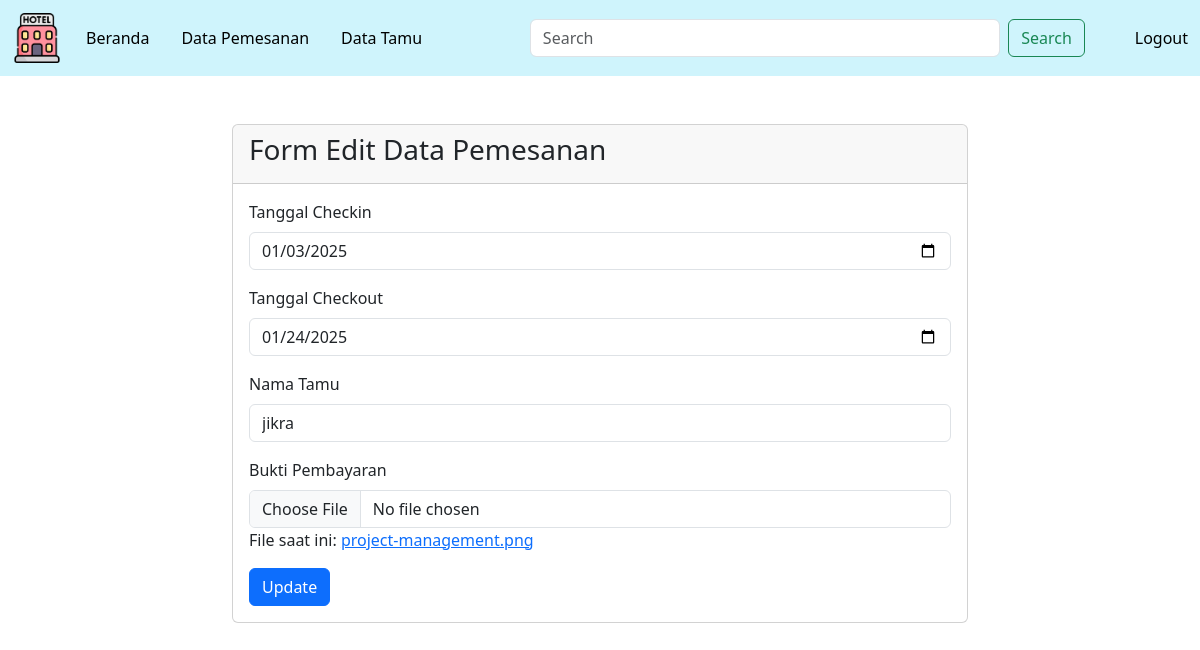
The page /pemesanan/edit.php?id_pemesanan=27 on the database its author committed.
### tables this page shows
CREATE TABLE `pemesanan` (
  `id_pemesanan` int(12) NOT NULL,
  `tanggal_checkin` date NOT NULL,
  `tanggal_checkout` date NOT NULL,
  `id_tamu` int(12) NOT NULL,
  `bukti_pembayaran` varchar(255) NOT NULL DEFAULT 'default'
);

### pemesanan/edit.php (the view, shortened to what this page needs)
<!DOCTYPE html>
<html lang="en">
<head>
    <link rel="stylesheet" href="../css/bootstrap.css">
    <link rel="stylesheet" href="../css/all.css">
</head>
<body>
    <?php
        include_once('../navbar.php');
        include("../koneksi.php");
        $id_pemesanan = $_GET['id_pemesanan'];
        $query = "SELECT * FROM pemesanan WHERE id_pemesanan = '$id_pemesanan'";
        $result = mysqli_query($koneksi, $query);
        $data = mysqli_fetch_assoc($result);
    ?>
<div class="container">
    <div class="row mt-5">
        <div class="col-8 m-auto">
            <div class="card">
            <div class="card-header">
                <h3 class="float-start">Form Edit Data Pemesanan</h3>
            </div>
            <div class="card-body">
            <form action="update.php" method="post" enctype="multipart/form-data">
                <div class="mb-3">
                    <label for="checkin" class="form-label">Tanggal Checkin</label>
                    <input type="date" value="<?=$data['tanggal_checkin']?>" name="tanggal_checkin" class="form-control" id="checkin">
                </div>
                <div class="mb-3">
                    <label for="checkout" class="form-label">Tanggal Checkout</label>
                    <input type="date" value="<?=$data['tanggal_checkout']?>" name="tanggal_checkout" class="form-control" id="checkout">
                </div>
                <div class="mb-3">
                    <label for="tamu" class="form-label">Nama Tamu</label>
                    <select name="id_tamu" class="form-control" id="tamu">
                        <?php
                        $query_tamu = "SELECT * FROM tamu";
                        $result_tamu = mysqli_query($koneksi, $query_tamu);
                        while ($tamu = mysqli_fetch_assoc($result_tamu)) {
                            $selected = ($tamu['id_tamu'] == $data['id_tamu']) ? "selected" : "";
                            echo "<option value='{$tamu['id_tamu']}' {$selected}>{$tamu['nama_tamu']}</option>";
                        }
                        ?>
                    </select>
                </div>
                <div class="mb-3">
                    <label for="bukti" class="form-label">Bukti Pembayaran</label>
                    <input type="file" name="bukti_pembayaran" class="form-control" id="bukti">
                    <p>File saat ini: <a href="../uploads/<?=$data['bukti_pembayaran']?>" target="_blank"><?=$data['bukti_pembayaran']?></a></p>
                </div>
                <button type="submit" class="btn btn-primary">Update</button>
            </form>
            </div>
            </div>
        </div>
    </div>
</div>
</body>
</html>

### rows shown on the page
pemesanan: tanggal_checkin "01/03/2025", tanggal_checkout "01/24/2025", bukti_pembayaran "project-management.png"

### other values the page prints
form field id_tamu "jikra"
